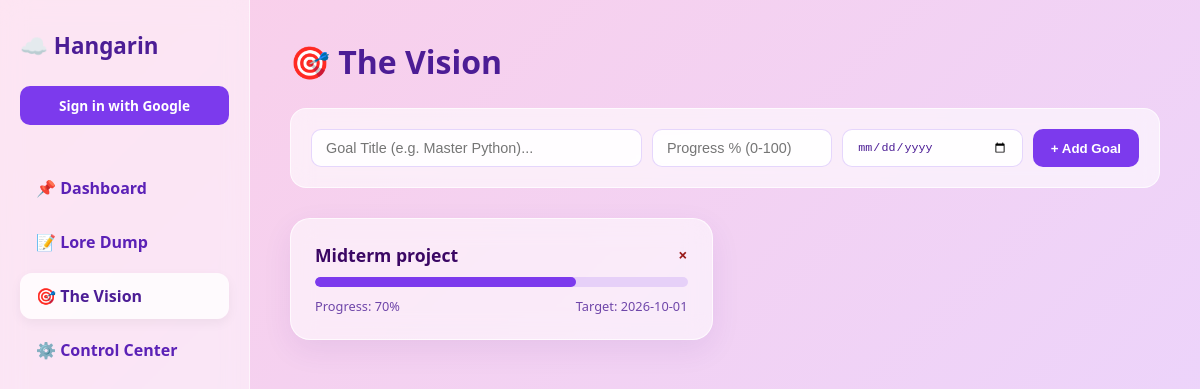
/goals/, run on an earlier commit of the app's database.
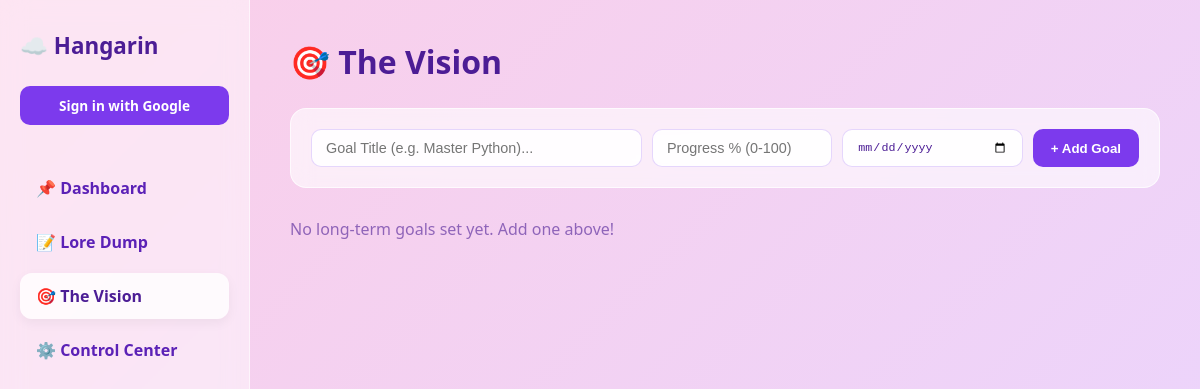
And on a later commit of the database.
### tracker/models.py (models this page shows, shortened)
class Goal(models.Model):
    title = models.CharField(max_length=200)
    target_date = models.DateField(null=True, blank=True)
    progress = models.IntegerField(default=0)  # 0 to 100%

### tracker/views.py (the view)
# urls.py: path('goals/', views.goals_view, name='goals'),
def goals_view(request):
    context = {
        'goals': Goal.objects.all(),
        'active_tab': 'goals'
    }
    return render(request, 'dashboard.html', context)

### tracker/templates/dashboard.html (shortened to what this page needs)
{% load pwa %}
{% load static %}
{% load socialaccount %}
<!DOCTYPE html>
<html lang="en">
<head>
    {% load pwa %}
</head>
<body>
    <div class="sidebar">
        <div class="sidebar-brand">☁️ Hangarin</div>
        <div style="margin-bottom: 15px;">
            {% if user.is_authenticated %}
                <p style="font-size: 0.85em; font-weight: 600;">Welcome, {{ user.first_name|default:user.username }}! ✨</p>
                <a href="{% url 'account_logout' %}" style="font-size: 0.8em; color: #ef4444; text-decoration: none; font-weight: bold;">Logout</a>
            {% else %}
                <a href="{% provider_login_url 'google' %}" class="btn-primary" style="display: block; text-align: center; text-decoration: none; font-size: 0.85em;">
                    Sign in with Google
                </a>
            {% endif %}
        </div>
        <ul class="nav-menu">
            <li><a href="{% url 'dashboard' %}" class="nav-link {% if active_tab == 'dashboard' %}active{% endif %}">📌 Dashboard</a></li>
            <li><a href="{% url 'notes' %}" class="nav-link {% if active_tab == 'notes' %}active{% endif %}">📝 Lore Dump</a></li>
            <li><a href="{% url 'goals' %}" class="nav-link {% if active_tab == 'goals' %}active{% endif %}">🎯 The Vision</a></li>
            <li><a href="{% url 'settings' %}" class="nav-link {% if active_tab == 'settings' %}active{% endif %}">⚙️ Control Center</a></li>
        </ul>
    </div>
    <div class="main-content">
        {% if active_tab == 'dashboard' %}
            <div class="header-container"><h1 class="header-title">My Daily Checklist ☁️</h1></div>
            <div class="form-card">
                <form action="{% url 'add_custom_task' %}" method="POST" style="display: flex; gap: 10px;">
                    {% csrf_token %}
                    <input type="text" name="title" class="input-field" placeholder="New Focus Card Title..." style="flex: 2;" required>
                    <input type="text" name="category" class="input-field" placeholder="Category Tag..." style="flex: 1;">
                    <button type="submit" class="btn-primary">+ Start New Focus</button>
                </form>
            </div>
            <div class="task-board">
                {% for task in tasks %}
                <div class="task-card">
                    <div style="display: flex; justify-content: space-between; align-items: flex-start; margin-bottom: 12px;">
                        <div>
                            <h2 style="font-size: 1.25em; font-weight: 700;">✨ {{ task.title }}</h2>
                            <span style="background: rgba(255,255,255,0.9); padding: 4px 10px; border-radius: 12px; font-size: 0.8em; display: inline-block; margin-top: 4px;">🎀 {{ task.category|title }}</span>
                        </div>
                        {% if task.id %}
                        <form action="{% url 'delete_task' task.id %}" method="POST" style="margin: 0;">
                            {% csrf_token %}
                            <button type="submit" title="Delete Card" style="background: none; border: none; color: #ef4444; font-weight: bold; cursor: pointer; font-size: 1.2em;">
                                ×
                            </button>
                        </form>
                        {% endif %}
                    </div>
                    <div class="subtasks-section">
                        <ul class="subtask-list">
                            {% for sub in task.subtask_set.all %}
                            <li class="subtask-item">
                                <div style="display: flex; align-items: center; gap: 10px;">
                                    <a href="{% url 'toggle_subtask' sub.id %}" class="check-btn">{% if sub.is_completed %}✓{% endif %}</a>
                                    <span class="{% if sub.is_completed %}completed-text{% endif %}">{{ sub.title }}</span>
                                </div>
                                <div style="display: flex; align-items: center; gap: 8px;">
                                    {% if sub.due_date %}<span class="due-badge">deadline: {{ sub.due_date|date:"Y-m-d" }}</span>{% endif %}
                                    <a href="{% url 'delete_subtask' sub.id %}" style="text-decoration: none; color: #991b1b; font-weight: bold;">×</a>
                                </div>
                            </li>
                            {% empty %}
                            <li style="font-size: 0.85em; opacity: 0.6;">No tasks or reminders yet.</li>
                            {% endfor %}
                        </ul>
                        <form action="{% url 'add_subtask' task.id %}" method="POST" style="display: flex; flex-direction: column; gap: 6px;">
                            {% csrf_token %}
                            <div style="display: flex; gap: 6px;">
                                <input type="text" name="title" class="input-field" placeholder="Add task or reminder..." required>
                                <button type="submit" class="btn-primary">Add</button>
                            </div>
                            <input type="date" name="due_date" class="input-field" style="width: 100%;">
                        </form>
                    </div>
                </div>
                {% endfor %}
            </div>
        {% elif active_tab == 'goals' %}
            <div class="header-container"><h1 class="header-title">🎯 The Vision</h1></div>
            <div class="form-card">
                <form action="{% url 'add_goal' %}" method="POST" style="display: flex; gap: 10px; flex-wrap: wrap;">
                    <input type="text" name="title" class="input-field" placeholder="Goal Title (e.g. Master Python)..." style="flex: 2;" required>
                    <input type="number" name="progress" class="input-field" placeholder="Progress % (0-100)" min="0" max="100" style="flex: 1;">
                    <input type="date" name="target_date" class="input-field" style="flex: 1;">
                    <button type="submit" class="btn-primary">+ Add Goal</button>
                </form>
            </div>
            <div class="grid-board">
                {% for goal in goals %}
                <div class="content-card">
                    <div style="display: flex; justify-content: space-between; align-items: center;">
                        <h3 style="font-size: 1.1em; color: #3b0764;">{{ goal.title }}</h3>
                        <a href="{% url 'delete_goal' goal.id %}" style="text-decoration: none; color: #991b1b; font-weight: bold;">×</a>
                    </div>
                    <div class="progress-bar-bg">
                        <div class="progress-bar-fill" style="width: {{ goal.progress }}%;"></div>
                    </div>
                    <div style="display: flex; justify-content: space-between; font-size: 0.8em; opacity: 0.8;">
                        <span>Progress: {{ goal.progress }}%</span>
                        {% if goal.target_date %}<span>Target: {{ goal.target_date|date:"Y-m-d" }}</span>{% endif %}
                    </div>
                </div>
                {% empty %}
                <p style="opacity: 0.6;">No long-term goals set yet. Add one above!</p>
                {% endfor %}
            </div>
        {% endif %}
    </div>
</body>
</html>

### tracker/templates/dashboard.html (style rules this page uses)
* { box-sizing: border-box; margin: 0; padding: 0; }
body { background: linear-gradient(135deg, #fbcfe8, #e9d5ff); font-family: 'Segoe UI', Tahoma, Geneva, Verdana, sans-serif; color: #4c1d95; display: flex; min-height: 100vh; }
.sidebar { width: 250px; background: rgba(255, 255, 255, 0.45); backdrop-filter: blur(12px); border-right: 1px solid rgba(255, 255, 255, 0.6); padding: 30px 20px; display: flex; flex-direction: column; gap: 25px; }
.sidebar-brand { font-size: 1.4em; font-weight: bold; color: #4c1d95; }
.nav-menu { list-style: none; display: flex; flex-direction: column; gap: 8px; }
.nav-link { display: flex; align-items: center; gap: 12px; padding: 12px 16px; text-decoration: none; color: #5b21b6; font-weight: 600; border-radius: 12px; transition: all 0.2s ease; }
.nav-link:hover, .nav-link.active { background: rgba(255, 255, 255, 0.8); color: #4c1d95; box-shadow: 0 4px 12px rgba(0, 0, 0, 0.05); }
.main-content { flex: 1; padding: 40px; overflow-y: auto; }
.header-container { margin-bottom: 25px; }
.header-title { font-size: 2em; font-weight: bold; }
.form-card { background: rgba(255, 255, 255, 0.6); backdrop-filter: blur(10px); padding: 20px; border-radius: 16px; margin-bottom: 30px; border: 1px solid rgba(255, 255, 255, 0.7); }
.input-field, .textarea-field { padding: 10px 14px; border-radius: 10px; border: 1px solid rgba(124, 58, 237, 0.2); background: rgba(255, 255, 255, 0.9); font-size: 0.9em; color: #4c1d95; outline: none; width: 100%; }
.btn-primary { background: #7c3aed; color: white; border: none; padding: 10px 18px; border-radius: 10px; font-weight: 600; cursor: pointer; transition: background 0.2s; }
.task-board, .grid-board { display: grid; grid-template-columns: repeat(auto-fill, minmax(320px, 1fr)); gap: 25px; }

What changed in the data, as far as the page shows it:
removed Goal: title "Midterm project", progress "70", target_date "2026-10-01"
Also different on the page:
text now shown: "No long-term goals set yet. Add one above!"
